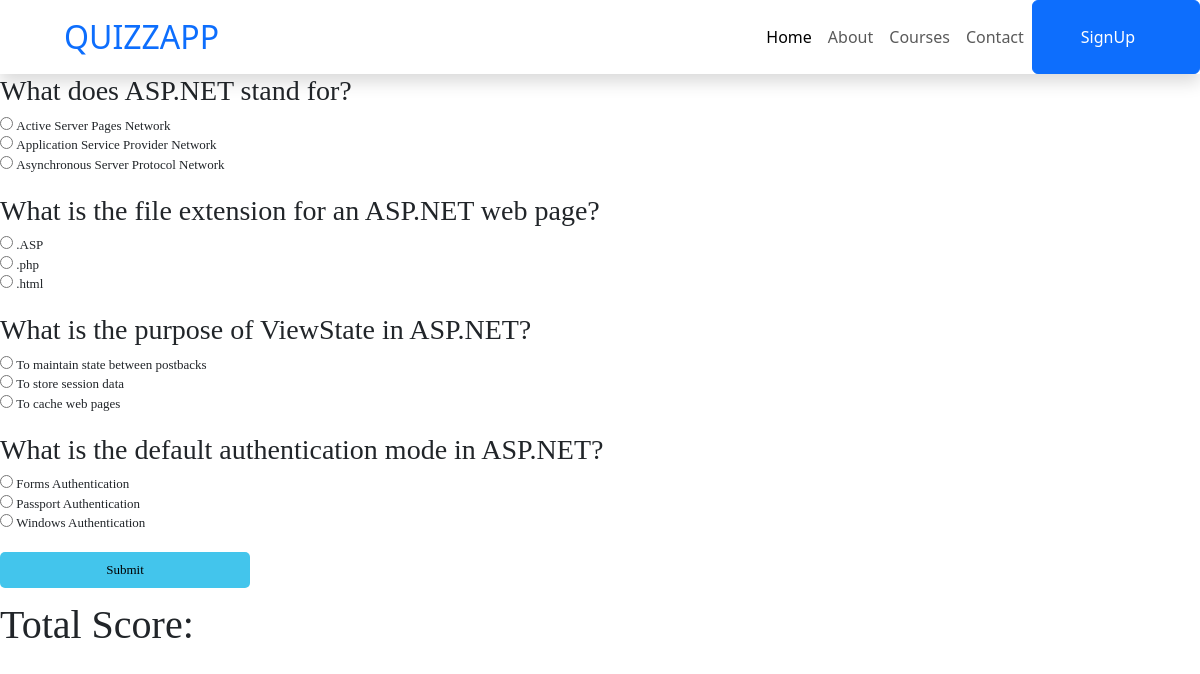
The app's page /quiz/ with its own data.
### home/models.py (models this page shows, shortened)
class QuizQuestion(models.Model):
        QUIZ_QUESTION_TYPES = (
            ('multiple_choice', 'Multiple Choice'),
            ('true_false', 'True/False'),
            ('short_answer', 'Short Answer'),
        )
        quiz = models.ForeignKey(Quiz, on_delete=models.CASCADE)
        question_text = models.TextField()
        question_type = models.CharField(max_length=20, choices=QUIZ_QUESTION_TYPES)
        points = models.IntegerField()

class QuizChoice(models.Model):
    question = models.ForeignKey(QuizQuestion, related_name='choices', on_delete=models.CASCADE)
    choice_text = models.TextField()
    is_correct = models.BooleanField()

### home/views.py (the view)
# urls.py: path('quiz/', views.quiz, name='quiz'),
def quiz(request):
    questions = QuizQuestion.objects.filter(quiz__quiz_title='ASP question').prefetch_related('choices')
    return render(request, 'quizz.html', {'questions': questions})

### Templates/quizz.html (shortened to what this page needs)
{%load static%}
{% include "nav.html" %}
<html lang="en">
<head>
    <link href="https://cdn.jsdelivr.net/npm/bootstrap@5.3.3/dist/css/bootstrap.min.css" rel="stylesheet">
        <link rel="stylesheet" href="{% static 'css/style1.css' %}">
        <link href="{% static 'plugins1/chartist/dist/chartist.min.css' %}" rel="stylesheet">
</head>
<body>
    <form  method="post" class="fo">
        {% for question in questions %}
            <h3>{{ question.question_text }}</h3>
            {% for choice in question.choices.all %}
                <input type="radio" id="{{ choice.id }}" name="question_{{ question.id }}" value="{{ choice.id }}">
                <label for="{{ choice.id }}">{{ choice.choice_text }}</label><br>
            {% endfor %}
            <br>
        {% endfor %}
        <button type="submit" class="button">Submit</button>
    </form>
    <h1 style="font-family: Georgia, 'Times New Roman', Times, serif;">Total Score:{{Score}}</h1>
    </body>
</html>

### Templates/nav.html (shortened to what this page needs)
{% load static %}
<nav class="navbar navbar-expand-lg bg-white navbar-light shadow sticky-top p-0">
    <a href="index.html" class="navbar-brand d-flex align-items-center px-4 px-lg-5">
        <h2 class="m-0 text-primary">QUIZZAPP</h2>
    </a>
    <div class="collapse navbar-collapse" id="navbarCollapse">
        <div class="navbar-nav ms-auto p-4 p-lg-0">
            <a href="index.html" class="nav-item nav-link active">Home</a>
            <a href="about.html" class="nav-item nav-link">About</a>
            <a href="{% url 'course_userside' %}" class="nav-item nav-link">Courses</a>
            {% if user.is_authenticated %}
                <span class="nav-item nav-link">Welcome {{ user.username }}</span>
            {% else %}
                <a href="{% url 'contact' %}" class="nav-item nav-link">Contact</a>
            {% endif %}
        </div>
            <a href="{% url 'register' %}" class="btn btn-primary py-4 px-lg-5 d-none d-lg-block">SignUp</a>
    </div>
</nav>

### static/css/style1.css (style rules this page uses)
body { background-color:white; }
.button { background-color:rgb(67, 197, 236); border: none; padding: 8px; border-radius: 5px; width: 250px; }

### Templates/quizz.html (style rules this page uses)
.fo { font-family: Georgia, 'Times New Roman', Times, serif; font-size: small; }

### records on screen
QuizQuestion: question_text "What does ASP.NET stand for?"
QuizChoice: choice_text "Active Server Pages Network"
QuizChoice: choice_text "Application Service Provider Network"
QuizChoice: choice_text "Asynchronous Server Protocol Network"
QuizQuestion: question_text "What is the file extension for an ASP.NET web page?"
QuizChoice: choice_text ".ASP"
QuizChoice: choice_text ".php"
QuizChoice: choice_text ".html"
QuizQuestion: question_text "What is the purpose of ViewState in ASP.NET?"
QuizChoice: choice_text "To maintain state between postbacks"
QuizChoice: choice_text "To store session data"
QuizChoice: choice_text "To cache web pages"
QuizQuestion: question_text "What is the default authentication mode in ASP.NET?"
QuizChoice: choice_text "Forms Authentication"
QuizChoice: choice_text "Passport Authentication"
QuizChoice: choice_text "Windows Authentication"
